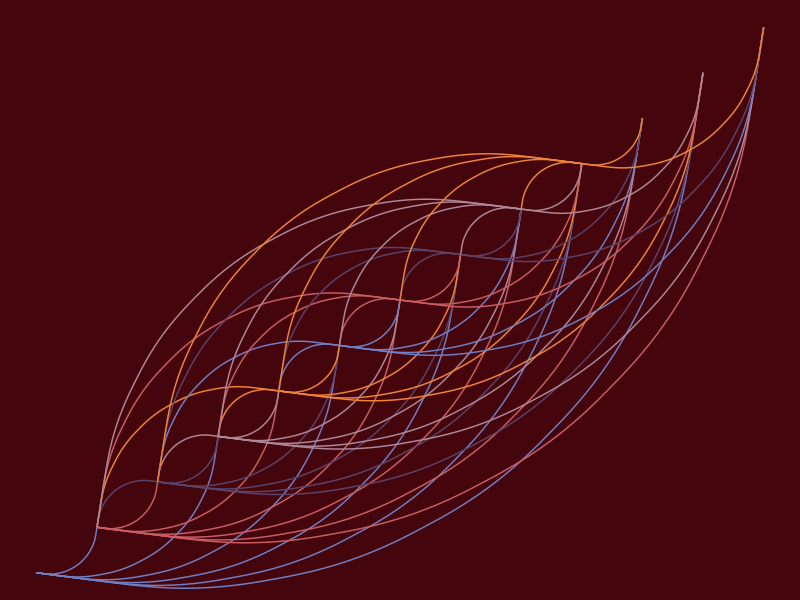

R code for this plot: (Note: this script raises an error after producing the figure.)
## ---- chunk 1
knitr::opts_chunk$set(echo = TRUE)
## ---- chunk 2
library(ggplot2)
## ---- chunk 3
# create the data
set.seed(9)
num_square_high <- 6
num_square_long <- 5 
start <- 0
x1 <- c()
x2 <- c()
y1 <- c()
y2 <- c()
f <- c()
for (i in seq(num_square_long)) {
  x1_i = c(rep(start,num_square_high), rep(start+1,num_square_high))
  y1_i = c(seq(1,length.out = num_square_high, by=2), seq(2,length.out = num_square_high, by=2))
  x2_i = c(rep(start+1,num_square_high), rep(start+2,num_square_high))
  y2_i = c(seq(2,length.out = num_square_high, by=2), seq(3,length.out = num_square_high, by=2))
  f_i <- rep(sample(LETTERS, size = 1, replace = F), num_square_high)
  x1 <- c(x1, x1_i)
  x2 <- c(x2, x2_i)
  y1 <- c(y1, y1_i)
  y2 <- c(y2, y2_i)
  f <- c(f, f_i)
  start <- start + 2
}
d=data.frame(x1=x1, x2=x2, y1=y1, y2=y2, f=f)
## ---- chunk 4
# looks like a leaf!
ggplot() +
  geom_curve(data=d, aes(x=x1, y=x2, xend=y1, yend=y2, color=f)) +
  theme_void() +
  theme(plot.background = element_rect(fill="#45050C", color=NA),
        panel.background = element_rect(fill="#45050C", color=NA),
        # plot.margin = margin(t=0, r=0,b=2, l=0, unit = "in"),
        legend.position = "none") +
  scale_color_manual(values = c("#EE8434", "#C95D63", "#AE8799", "#717EC3",
                               "#5B4268")) +
  ggsave("leaf-og.png")

# leaf with transparent background
ggplot() +
  geom_curve(data=d, aes(x=x1, y=x2, xend=y1, yend=y2, color=f)) +
  theme_void() +
  theme(legend.position = "none") +
  scale_color_manual(values = c("#EE8434", "#C95D63", "#AE8799", "#717EC3",
                               "#5B4268")) +
  ggsave("leaf-og-void.png", bg = "transparent")
